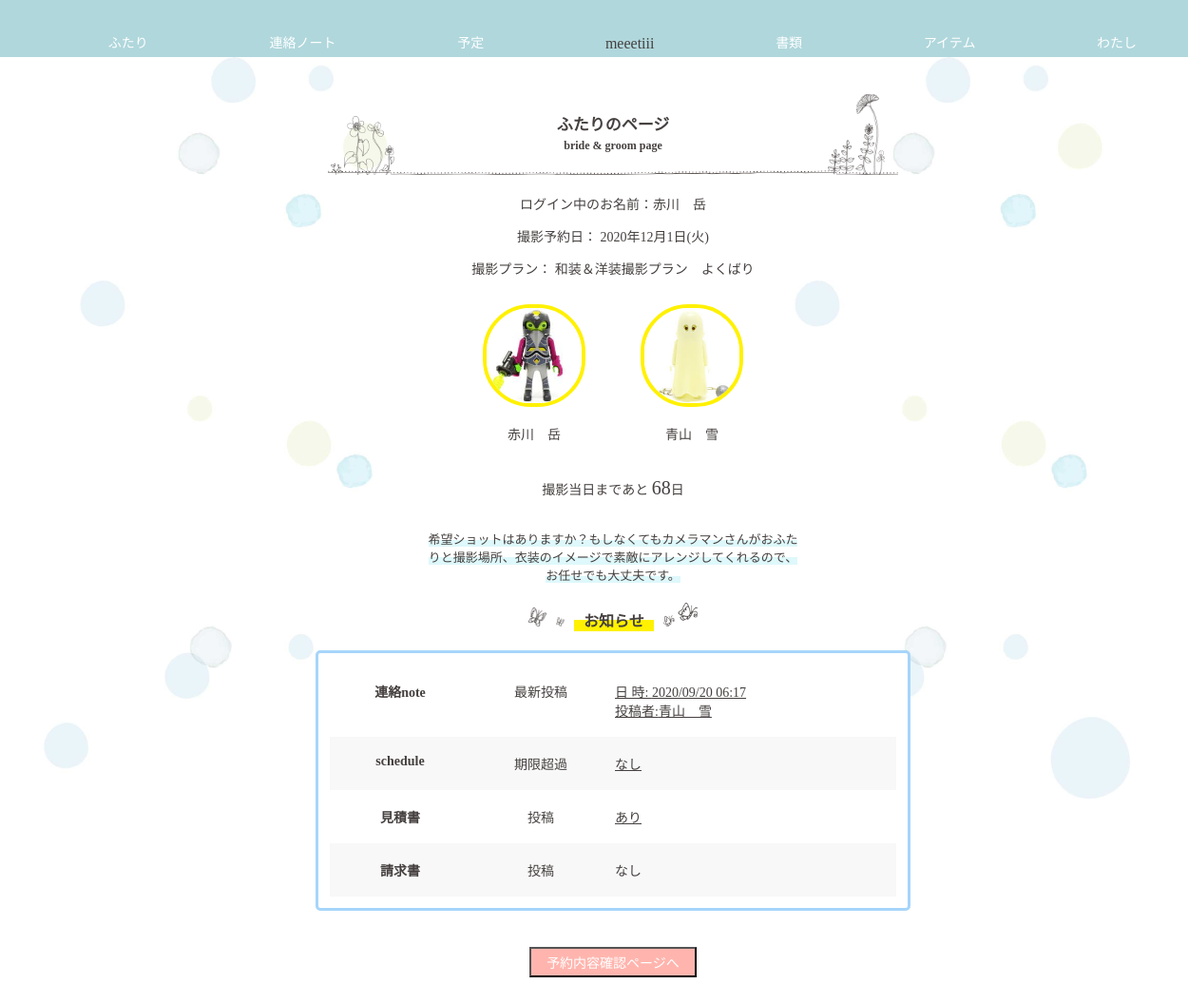
The app's page /customer/c_group_top.php (signed in), older data.
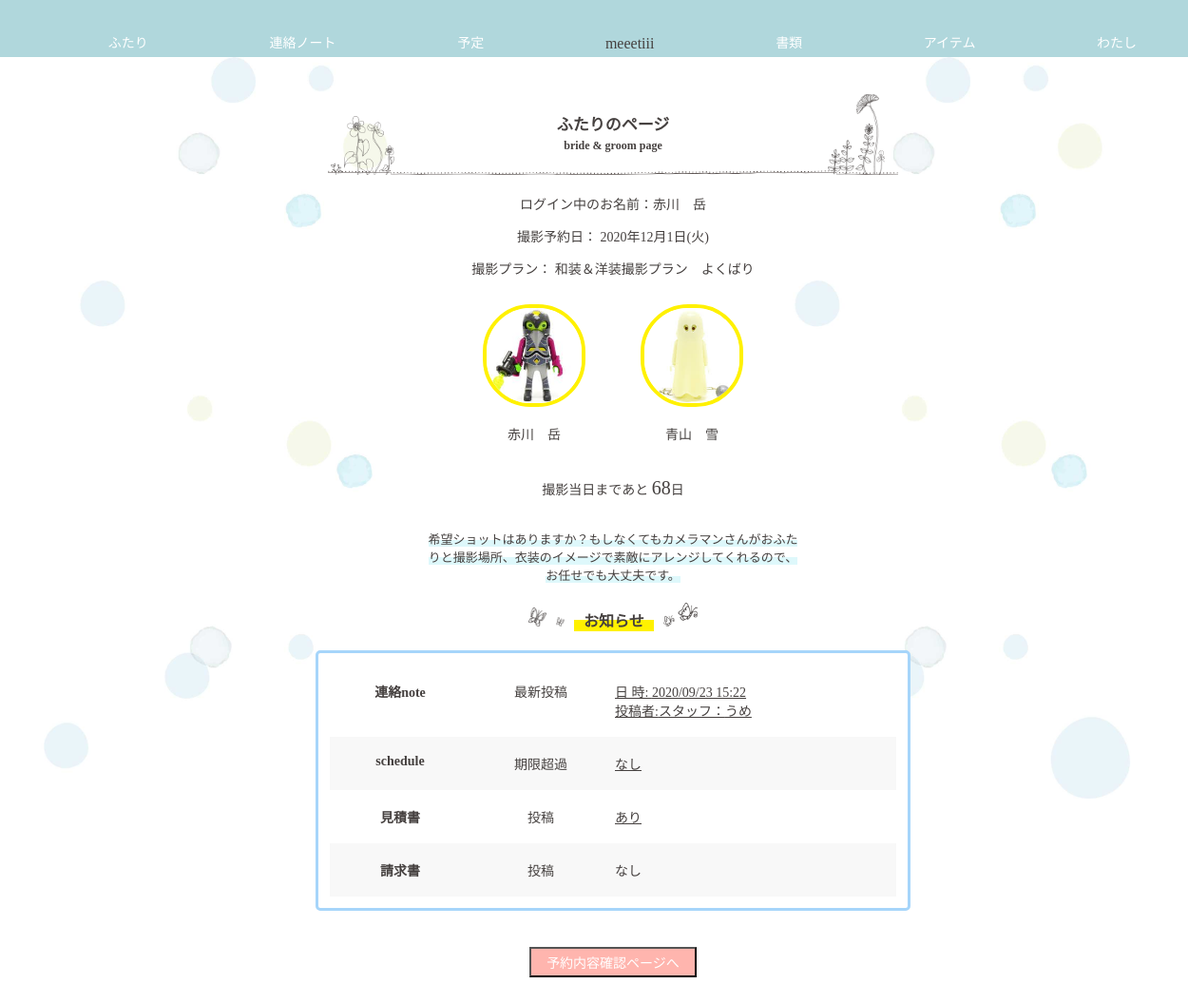
The same page, newer data.
### tables this page shows
CREATE TABLE `board` (
  `b_id` int(11) NOT NULL,
  `c_group_id` int(11) NOT NULL,
  `submit_member_id` varchar(32) NOT NULL,
  `body` text NOT NULL,
  `board_photo` tinyint(1) NOT NULL DEFAULT 0,
  `created` timestamp NOT NULL DEFAULT current_timestamp() ON UPDATE current_timestamp()
);

CREATE TABLE `customers` (
  `c_id` varchar(32) NOT NULL,
  `c_group_id` int(11) NOT NULL,
  `c_name` varchar(32) NOT NULL,
  `c_pass` varchar(64) NOT NULL,
  `c_mail` varchar(64) NOT NULL,
  `c_tell` varchar(11) NOT NULL,
  `c_zip` char(7) NOT NULL,
  `c_address` varchar(64) NOT NULL,
  `c_gender` tinyint(1) NOT NULL,
  `c_myphoto` tinyint(1) NOT NULL DEFAULT 0
);

CREATE TABLE `plans` (
  `p_id` int(11) NOT NULL,
  `p_name` varchar(32) NOT NULL,
  `p_wear` varchar(32) NOT NULL
);

CREATE TABLE `staff` (
  `s_id` varchar(32) NOT NULL,
  `s_name` varchar(32) NOT NULL,
  `s_pass` varchar(255) NOT NULL,
  `s_mail` varchar(64) NOT NULL,
  `role` tinyint(1) NOT NULL
);

### class/meeting.class.php (called while the page is built, shortened)
<?php
class Meeting{
	public $pdo;
	public function __construct(){
		$host  = "localhost";
		$dbname= "meeting_app";
		$dbuser= "root";
		$dbpass= "";
		$dsn = "mysql:host={$host};dbname={$dbname};charset=utf8";
		$this->pdo = new PDO($dsn,$dbuser,$dbpass);
	}
	public function getStaffById($s_id){
		$sql = "SELECT * FROM staff WHERE s_id=:s_id";
		$stmt = $this->pdo->prepare($sql);
		$stmt->bindValue(":s_id",$s_id,PDO::PARAM_STR);
		$stmt->execute();
		$row = $stmt->fetch(PDO::FETCH_ASSOC);
		return $row;
	}
	public function getGroomBrideGrouopByGId($c_group_id) {
		$sql  ="SELECT groom.c_name AS g_name,bride.c_name AS b_name,groom.c_id AS g_id,bride.c_id AS b_id, ";
		$sql .="groom.c_myphoto AS g_myphoto,bride.c_myphoto AS b_myphoto, ";
		$sql .="reserve_day,reserve_time,estimate,invoce,payment,d_product,new_zip,new_address,p_name,plans.p_id ";
		$sql .="FROM customers AS groom,customers AS bride,c_groups,plans ";
		$sql .="WHERE c_groups.c_group_id=groom.c_group_id ";
		$sql .="AND c_groups.c_group_id=bride.c_group_id ";
		$sql .="AND c_groups.p_id=plans.p_id ";
		$sql .="AND groom.c_gender=0 AND bride.c_gender=1 ";
		$sql .="AND c_groups.c_group_id=:c_group_id";
		$stmt = $this->pdo->prepare($sql);
		$stmt->bindValue(":c_group_id",$c_group_id,PDO::PARAM_INT);
		$stmt->execute();
		$row = $stmt->fetch(PDO::FETCH_ASSOC);
		return $row;
	}
	public function getBoardNewCreatedDate($c_group_id){
		$sql ="SELECT * FROM board WHERE c_group_id=:c_group_id ORDER BY created DESC LIMIT 1";
		$stmt = $this->pdo->prepare($sql);
		$stmt ->bindValue(":c_group_id",$c_group_id,PDO::PARAM_INT);
		$stmt ->execute();
		$row =  $stmt->fetch(PDO::FETCH_ASSOC);
		return $row;
	}
}
?>

### customer/c_group_top.php (the view, shortened to what the changed rows need)
<?php
function h($str) {
	return htmlspecialchars($str,ENT_QUOTES);
}
require_once("../class/meeting.class.php");
$obj= new Meeting();
$reserve_day = $_SESSION["reserve_day"];
$week = ["日","月","火","水","木","金","土"];
$hi = date('w', strtotime($reserve_day));
$youbi = $week[$hi];
$rd =  date('Y年n月j日', strtotime($reserve_day))."(".$youbi.")";
$c_data = $obj->getGroomBrideGrouopByGId($_SESSION["c_group_id"]);
$b_data = $obj->getBoardNewCreatedDate($_SESSION["c_group_id"]);
?>
<?php require_once("header_for_customer.php"); ?>
		<main>
			<div id="title_wrapper">
				<h1>ふたりのページ<br><span class="font_mini_no_padding">bride & groom page</span></h1>
			</div>
			<section>
				<p>ログイン中のお名前：<?php echo h($_SESSION["c_name"]); ?></p>
				<p>撮影予約日： <?php echo h($rd);	?> </p>
				<p>撮影プラン： <?php echo h($c_data["p_name"]);	?> </p>
			</section>
			<section>
				<div class="c_photo_and_name_area">
					<div class="c_photo">
						<?php if($c_data["g_myphoto"]==1): ?>
						<img src="../image/upload/c_myphoto/<?php echo $c_data["g_id"];?>.jpg" alt="新郎画像">
						<?php elseif($c_data["g_myphoto"]==0): ?>
						<img src="../image/noimage.png">
						<?php endif; ?>
						<p><?php echo h($c_data["g_name"]); ?></p>
					</div>
					<div class="c_photo">
						<?php if($c_data["b_myphoto"]==1): ?>
						<img src="../image/upload/c_myphoto/<?php echo $c_data["b_id"];?>.jpg" alt="新婦画像">
						<?php elseif($c_data["b_myphoto"]==0): ?>
						<img src="../image/noimage.png">
						<?php endif; ?>
						<p><?php echo h($c_data["b_name"]); ?></p>
					</div>
				</div>
			</section>
			<section>
				<img src="../image/icon-bird02.png" class="fuwafuwa"><img src="../image/icon-bird02.png" class="fuwafuwa_mini"><h2>お知らせ</h2><img src="../image/photoplan-title-icon02.png" class="fuwafuwa2">
				<div class="notice_wrapper">
				<table class="list_noborder c_g_top_notice">
					<tr>
						<th class="c_g_top_notice1"><p class="font_mini_no_padding">連絡note</p></th>
						<td class="c_g_top_notice3"><p>
						<?php if(!empty($b_data)): ?>
						<a href="c_board.php">日   時:
						<?php echo date("Y/m/d H:i",strtotime($b_data["created"])); ?> <br>
						投稿者:<?php
							if($b_data["submit_member_id"]== $c_data["g_id"]){
								echo h($c_data["g_name"]);
							}else if($b_data["submit_member_id"]== $c_data["b_id"]){
								echo h($c_data["b_name"]);
							}else{
								$s_id=$b_data["submit_member_id"];
								$staff_data=$obj->getStaffById($s_id);
								echo "スタッフ：".h($staff_data["s_name"]);
							}
						;?></a></p>
						<?php elseif(empty($b_data)): ?>
						<p>投稿はまだありません。</p>
						<?php endif; ?></td>
					</tr>
					<tr class="bgc_gray_only">
						<th class="c_g_top_notice1"><p class="font_mini_no_padding">schedule</p></th>
					</tr>
					<tr>
						<th class="c_g_top_notice1"><p class="font_mini_no_padding">見積書</p></th>
					</tr>
					<tr class="bgc_gray_only">
						<th class="c_g_top_notice1"><p class="font_mini_no_padding">請求書</p></th>
					</tr>
				</table>
				</div>
				<br>
			</section>
		</main>
<?php include("footer_for_customerpage.php"); ?>

Row changes from the older to the newer data that the page shows:
no longer on this page (row unchanged): board: created "2020/09/20 06:17"
shown differently, row unchanged: customers "赤川 岳": customers.c_name "青山 雪" → (not shown)
added board: created "2020/09/23 15:22"
now on this page (row unchanged): staff: s_name "うめ"
Text that changed along with them:
text now shown: "スタッフ："
